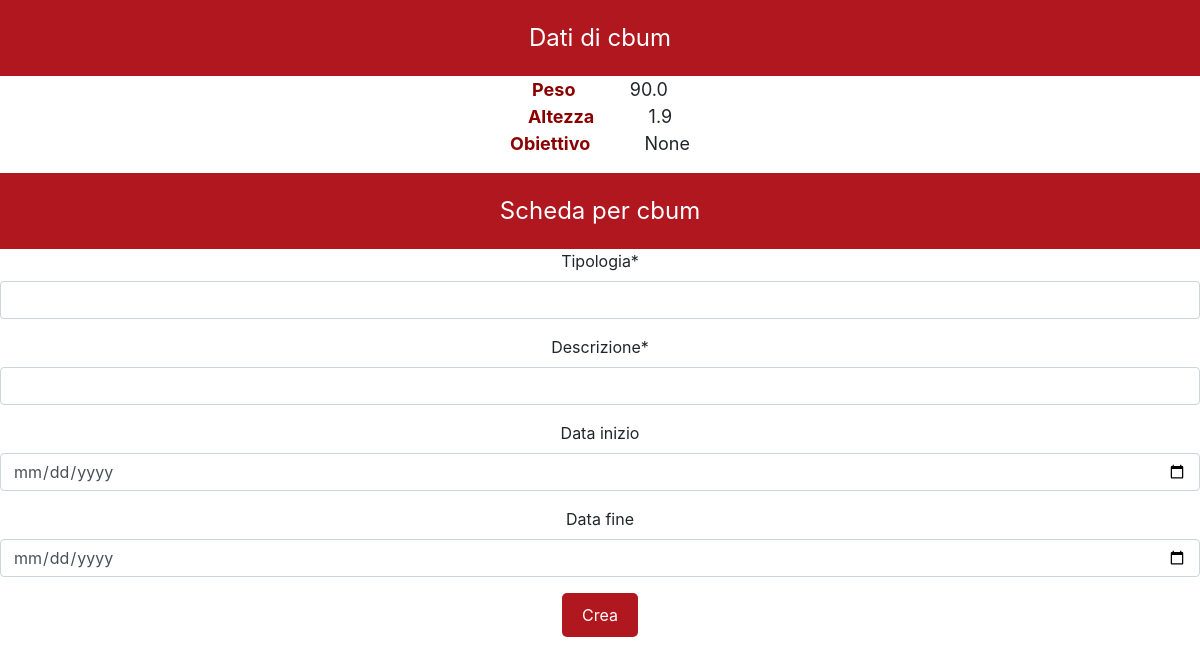
Page /workout/crea_scheda/2/ on the earlier database version.
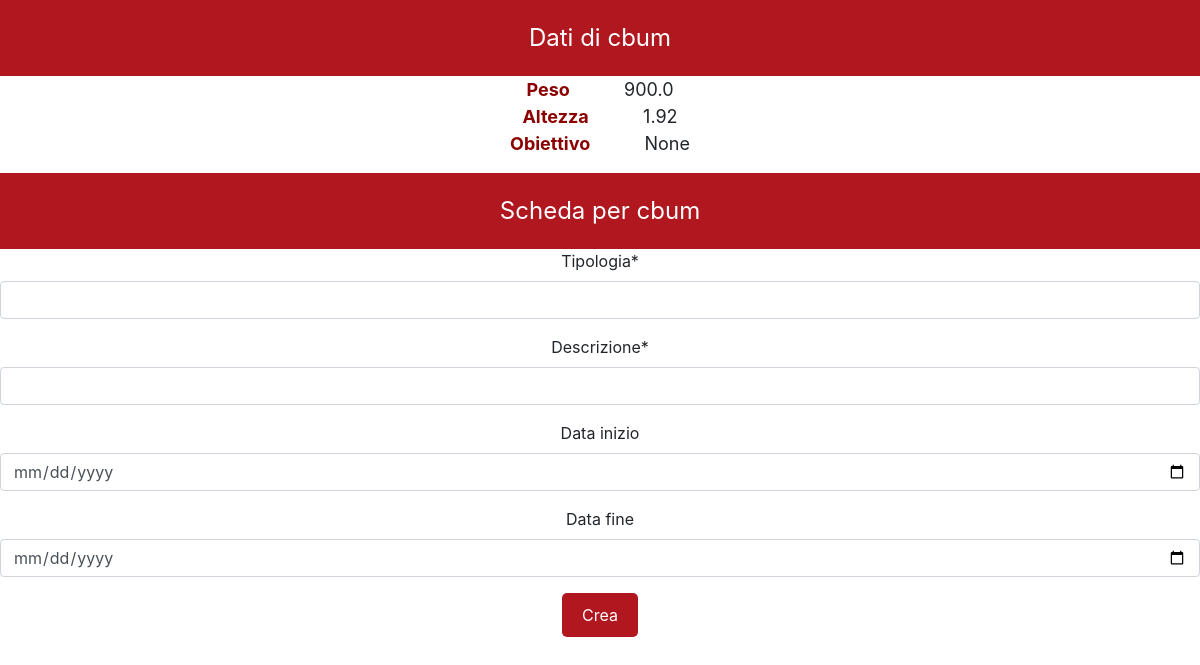
Same page on the later database version.
### Users/models.py (models this page shows)
class MyUser(AbstractUser):
    sesso = models.CharField(max_length=10, choices=SESSO)
    peso = models.FloatField(blank=True, null=True)
    altezza = models.FloatField(blank=True, null=True)
    tipo_abbonamento = models.IntegerField(default=1)
    fine_abbonamento = models.DateField(blank=True, null=True)
    immagine_profilo = models.ImageField(upload_to="fotouser/", blank=True)
    obiettivo = models.CharField(max_length=400, blank=True, null=True)

### Workout/views.py (the view, shortened to what this page needs)
# urls.py: path('crea_scheda/<int:user_pk>/', SchedaCreateView.as_view(), name="crea_scheda"),
class SchedaCreateView(CreateView):
    template_name = "Workout/crea_scheda.html"
    form_class = SchedaCreateForm
    def get_user(self):
        my_user = MyUser.objects.get(pk=self.kwargs.get('user_pk'))
        return my_user
    def get_context_data(self, **kwargs):
        context = super().get_context_data()
        context['my_user'] = self.get_user()
        return context

### Workout/forms.py
class SchedaCreateForm(forms.ModelForm):
    helper = FormHelper()
    helper.form_id = "scheda_create_form"
    helper.form_method = "POST"
    helper.add_input(Submit('submit', 'submit'))
    data_inizio = forms.DateField(widget=forms.DateInput(attrs={'type': 'date'}), required=False)
    data_fine = forms.DateField(widget=forms.DateInput(attrs={'type': 'date'}),required=False)
    class Meta:
        model = Scheda
        exclude = ['my_user']

### Workout/templates/Workout/crea_scheda.html (shortened to what this page needs)
{% extends 'base.html' %}
{% load crispy_forms_filters %}
{% load crispy_forms_tags %}
{% block content %}
    <div class="text_red"> Dati di {{ my_user.username }}</div>
    <div style="text-align: center">
        <p class="testo-grande">
            <strong><span style="color: #8B0000">Peso </span> </strong>   {{ my_user.peso }}<br>
            <strong><span style="color: #8B0000">Altezza </span> </strong> {{ my_user.altezza }}<br>
            <strong><span style="color: #8B0000">Obiettivo </span> </strong> {{ my_user.obiettivo }}
        </p>
    </div>
    <div class="text_red"> Scheda per {{ my_user.username }}</div>
    <div style="text-align: center">
        <form method="POST">
            {{ form|crispy}}
            <input class="pulsante-rosso" type="submit" value="Crea">
        </form>
    </div>
{% endblock %}

Differences in the rows shown:
changed MyUser "cbum": peso "90.0" → "900.0"; altezza "1.9" → "1.92"
